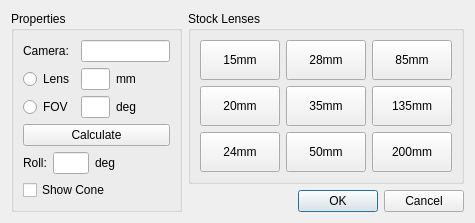
<?xml version="1.0" encoding="UTF-8"?>
<ui version="4.0">
 <class>CameraDefinitionDialog</class>
 <widget class="QDialog" name="CameraDefinitionDialog">
  <property name="geometry">
   <rect>
    <x>0</x>
    <y>0</y>
    <width>475</width>
    <height>209</height>
   </rect>
  </property>
  <property name="windowTitle">
   <string>Camera Definition</string>
  </property>
  <layout class="QGridLayout" name="gridLayout_3">
   <item row="0" column="0" rowspan="2">
    <widget class="QGroupBox" name="propertiesGroupBox">
     <property name="title">
      <string>Properties</string>
     </property>
     <layout class="QGridLayout" name="gridLayout">
      <item row="0" column="0" colspan="2">
       <widget class="QLabel" name="cameraNameLabel">
        <property name="layoutDirection">
         <enum>Qt::LeftToRight</enum>
        </property>
        <property name="text">
         <string>Camera:</string>
        </property>
        <property name="buddy">
         <cstring>cameraNameLineEdit</cstring>
        </property>
       </widget>
      </item>
      <item row="0" column="2" colspan="4">
       <widget class="QLineEdit" name="cameraNameLineEdit"/>
      </item>
      <item row="1" column="0" colspan="2">
       <widget class="QRadioButton" name="lensRadioButton">
        <property name="layoutDirection">
         <enum>Qt::LeftToRight</enum>
        </property>
        <property name="text">
         <string>Lens</string>
        </property>
       </widget>
      </item>
      <item row="1" column="2" colspan="2">
       <widget class="QLineEdit" name="lensLineEdit">
        <property name="sizePolicy">
         <sizepolicy hsizetype="Expanding" vsizetype="Fixed">
          <horstretch>0</horstretch>
          <verstretch>0</verstretch>
         </sizepolicy>
        </property>
       </widget>
      </item>
      <item row="1" column="4" colspan="2">
       <widget class="QLabel" name="lensMMLabel">
        <property name="text">
         <string>mm</string>
        </property>
        <property name="buddy">
         <cstring>lensLineEdit</cstring>
        </property>
       </widget>
      </item>
      <item row="2" column="0" colspan="2">
       <widget class="QRadioButton" name="fovRadioButton">
        <property name="text">
         <string>FOV</string>
        </property>
       </widget>
      </item>
      <item row="2" column="2" colspan="2">
       <widget class="QLineEdit" name="fovLineEdit">
        <property name="sizePolicy">
         <sizepolicy hsizetype="Expanding" vsizetype="Fixed">
          <horstretch>0</horstretch>
          <verstretch>0</verstretch>
         </sizepolicy>
        </property>
       </widget>
      </item>
      <item row="2" column="4" colspan="2">
       <widget class="QLabel" name="rollDegLabel">
        <property name="text">
         <string>deg</string>
        </property>
        <property name="buddy">
         <cstring>fovLineEdit</cstring>
        </property>
       </widget>
      </item>
      <item row="3" column="0" colspan="6">
       <widget class="QPushButton" name="calculatePushButton">
        <property name="text">
         <string>Calculate</string>
        </property>
       </widget>
      </item>
      <item row="4" column="0">
       <widget class="QLabel" name="rollLabel">
        <property name="text">
         <string>Roll:</string>
        </property>
        <property name="buddy">
         <cstring>rollLineEdit</cstring>
        </property>
       </widget>
      </item>
      <item row="4" column="1" colspan="2">
       <widget class="QLineEdit" name="rollLineEdit">
        <property name="sizePolicy">
         <sizepolicy hsizetype="Expanding" vsizetype="Fixed">
          <horstretch>0</horstretch>
          <verstretch>0</verstretch>
         </sizepolicy>
        </property>
        <property name="maximumSize">
         <size>
          <width>106</width>
          <height>16777215</height>
         </size>
        </property>
       </widget>
      </item>
      <item row="4" column="3" colspan="2">
       <widget class="QLabel" name="fovDegLabel">
        <property name="text">
         <string>deg</string>
        </property>
        <property name="buddy">
         <cstring>rollLineEdit</cstring>
        </property>
       </widget>
      </item>
      <item row="4" column="5">
       <spacer name="rollSpacer">
        <property name="orientation">
         <enum>Qt::Horizontal</enum>
        </property>
        <property name="sizeHint" stdset="0">
         <size>
          <width>57</width>
          <height>20</height>
         </size>
        </property>
       </spacer>
      </item>
      <item row="5" column="0" colspan="4">
       <widget class="QCheckBox" name="showConeCheckBox">
        <property name="text">
         <string>Show Cone</string>
        </property>
       </widget>
      </item>
     </layout>
    </widget>
   </item>
   <item row="0" column="1">
    <widget class="QGroupBox" name="stockLensesGroupBox">
     <property name="title">
      <string>Stock Lenses</string>
     </property>
     <layout class="QGridLayout" name="gridLayout_2">
      <item row="0" column="0">
       <widget class="QPushButton" name="_15mmPushButton">
        <property name="sizePolicy">
         <sizepolicy hsizetype="Minimum" vsizetype="Minimum">
          <horstretch>0</horstretch>
          <verstretch>0</verstretch>
         </sizepolicy>
        </property>
        <property name="text">
         <string>15mm</string>
        </property>
       </widget>
      </item>
      <item row="0" column="1">
       <widget class="QPushButton" name="_28mmPushButton">
        <property name="sizePolicy">
         <sizepolicy hsizetype="Minimum" vsizetype="Minimum">
          <horstretch>0</horstretch>
          <verstretch>0</verstretch>
         </sizepolicy>
        </property>
        <property name="text">
         <string>28mm</string>
        </property>
       </widget>
      </item>
      <item row="0" column="2">
       <widget class="QPushButton" name="_85mmPushButton">
        <property name="sizePolicy">
         <sizepolicy hsizetype="Minimum" vsizetype="Minimum">
          <horstretch>0</horstretch>
          <verstretch>0</verstretch>
         </sizepolicy>
        </property>
        <property name="text">
         <string>85mm</string>
        </property>
       </widget>
      </item>
      <item row="1" column="0">
       <widget class="QPushButton" name="_20mmPushButton">
        <property name="sizePolicy">
         <sizepolicy hsizetype="Minimum" vsizetype="Minimum">
          <horstretch>0</horstretch>
          <verstretch>0</verstretch>
         </sizepolicy>
        </property>
        <property name="text">
         <string>20mm</string>
        </property>
       </widget>
      </item>
      <item row="1" column="1">
       <widget class="QPushButton" name="_35mmPushButton">
        <property name="sizePolicy">
         <sizepolicy hsizetype="Minimum" vsizetype="Minimum">
          <horstretch>0</horstretch>
          <verstretch>0</verstretch>
         </sizepolicy>
        </property>
        <property name="text">
         <string>35mm</string>
        </property>
       </widget>
      </item>
      <item row="1" column="2">
       <widget class="QPushButton" name="_135mmPushButton">
        <property name="sizePolicy">
         <sizepolicy hsizetype="Minimum" vsizetype="Minimum">
          <horstretch>0</horstretch>
          <verstretch>0</verstretch>
         </sizepolicy>
        </property>
        <property name="text">
         <string>135mm</string>
        </property>
       </widget>
      </item>
      <item row="2" column="0">
       <widget class="QPushButton" name="_24mmPushButton">
        <property name="sizePolicy">
         <sizepolicy hsizetype="Minimum" vsizetype="Minimum">
          <horstretch>0</horstretch>
          <verstretch>0</verstretch>
         </sizepolicy>
        </property>
        <property name="text">
         <string>24mm</string>
        </property>
       </widget>
      </item>
      <item row="2" column="1">
       <widget class="QPushButton" name="_50mmPushButton">
        <property name="sizePolicy">
         <sizepolicy hsizetype="Minimum" vsizetype="Minimum">
          <horstretch>0</horstretch>
          <verstretch>0</verstretch>
         </sizepolicy>
        </property>
        <property name="text">
         <string>50mm</string>
        </property>
       </widget>
      </item>
      <item row="2" column="2">
       <widget class="QPushButton" name="_200mmPushButton">
        <property name="sizePolicy">
         <sizepolicy hsizetype="Minimum" vsizetype="Minimum">
          <horstretch>0</horstretch>
          <verstretch>0</verstretch>
         </sizepolicy>
        </property>
        <property name="text">
         <string>200mm</string>
        </property>
       </widget>
      </item>
     </layout>
    </widget>
   </item>
   <item row="1" column="1">
    <widget class="QDialogButtonBox" name="okCancelButtonBox">
     <property name="orientation">
      <enum>Qt::Horizontal</enum>
     </property>
     <property name="standardButtons">
      <set>QDialogButtonBox::Cancel|QDialogButtonBox::Ok</set>
     </property>
    </widget>
   </item>
  </layout>
 </widget>
 <tabstops>
  <tabstop>cameraNameLineEdit</tabstop>
  <tabstop>lensRadioButton</tabstop>
  <tabstop>lensLineEdit</tabstop>
  <tabstop>fovRadioButton</tabstop>
  <tabstop>fovLineEdit</tabstop>
  <tabstop>calculatePushButton</tabstop>
  <tabstop>rollLineEdit</tabstop>
  <tabstop>showConeCheckBox</tabstop>
  <tabstop>_15mmPushButton</tabstop>
  <tabstop>_28mmPushButton</tabstop>
  <tabstop>_85mmPushButton</tabstop>
  <tabstop>_20mmPushButton</tabstop>
  <tabstop>_35mmPushButton</tabstop>
  <tabstop>_135mmPushButton</tabstop>
  <tabstop>_24mmPushButton</tabstop>
  <tabstop>_50mmPushButton</tabstop>
  <tabstop>_200mmPushButton</tabstop>
  <tabstop>okCancelButtonBox</tabstop>
 </tabstops>
 <resources/>
 <connections>
  <connection>
   <sender>okCancelButtonBox</sender>
   <signal>accepted()</signal>
   <receiver>CameraDefinitionDialog</receiver>
   <slot>accept()</slot>
   <hints>
    <hint type="sourcelabel">
     <x>248</x>
     <y>254</y>
    </hint>
    <hint type="destinationlabel">
     <x>157</x>
     <y>274</y>
    </hint>
   </hints>
  </connection>
  <connection>
   <sender>okCancelButtonBox</sender>
   <signal>rejected()</signal>
   <receiver>CameraDefinitionDialog</receiver>
   <slot>reject()</slot>
   <hints>
    <hint type="sourcelabel">
     <x>316</x>
     <y>260</y>
    </hint>
    <hint type="destinationlabel">
     <x>286</x>
     <y>274</y>
    </hint>
   </hints>
  </connection>
 </connections>
 <designerdata>
  <property name="gridDeltaX">
   <number>8</number>
  </property>
  <property name="gridDeltaY">
   <number>8</number>
  </property>
  <property name="gridSnapX">
   <bool>true</bool>
  </property>
  <property name="gridSnapY">
   <bool>true</bool>
  </property>
  <property name="gridVisible">
   <bool>true</bool>
  </property>
 </designerdata>
</ui>
